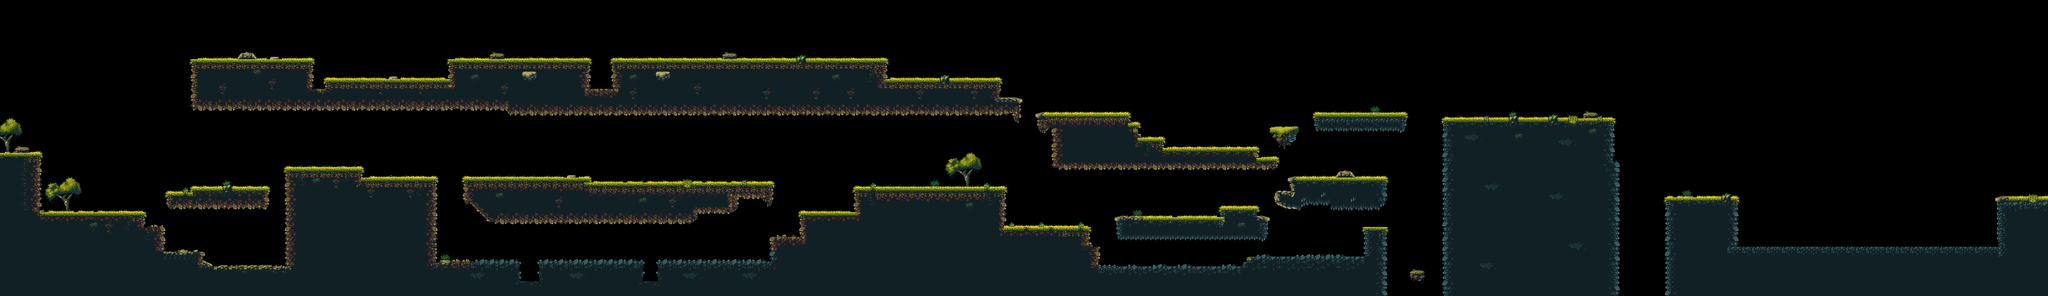

This game map was drawn from its Tiled (.tmx) file and the tilesets committed beside it. A one-line description and the trimmed map source follow:
An orthogonal 414x60 tile map with 16x16 px tiles, 2 tile layers (Terrain, Decorate) and 12 objects.

<map version="1.10" tiledversion="1.11.2" orientation="orthogonal" renderorder="right-down" width="414" height="60" tilewidth="16" tileheight="16" infinite="0" nextlayerid="6" nextobjectid="23">
 <tileset firstgid="1" source="tileset.tsx" />
 <layer id="1" name="Terrain" width="414" height="60">
  <data>[24840 cells, 8514 non-empty, 8 distinct tile ids]</data>
 </layer>
 <layer id="4" name="Decorate" width="414" height="60">
  <data>[24840 cells, 4708 non-empty, 333 distinct tile ids]</data>
 </layer>
 <objectgroup id="5" name="Collision" visible="0">
  <object id="12" x="0" y="496">
   <polygon points="0,0 128,0 128,192 464,192 464,240 528,240 528,320 656,320 656,368 928,368 928,48 1168,48 1168,80 1408,80 1408,352 1680,352 1680,416 1744,416 1744,352 2080,352 2080,416 2128,416 2128,352 2496,352 2496,272 2592,272 2592,192 2768,192 2768,112 3248,112 3248,240 3520,240 3520,304 3552,304 3552,368 4048,368 4048,336 4416,336 4416,240 4480,240 4480,464 0,464" />
  </object>
  <object id="13" x="624" y="608">
   <polygon points="0,0 240,0 240,64 -80,64 -80,16 0,16" />
  </object>
  <object id="14" x="1504" y="576">
   <polygon points="0,0 400,0 400,16 992,16 992,64 864,64 864,112 736,112 736,144 80,144 80,80 0,80" />
  </object>
  <object id="15" x="3616" y="704">
   <polygon points="0,0 336,0 336,-32 448,-32 448,0 480,0 480,64 0,64" />
  </object>
  <object id="16" x="4256" y="368">
   <polygon points="0,0 288,0 288,48 0,48" />
  </object>
  <object id="17" x="4112" y="416">
   <polygon points="0,0 80,0 80,32 16,32 16,16 0,16" />
  </object>
  <object id="18" x="4128" y="624">
   <polygon points="0,0 48,0 48,-48 192,-48 208,-64 240,-64 256,-48 352,-48 352,32 0,32" />
  </object>
  <object id="19" x="3360" y="368">
   <polygon points="0,0 288,0 288,32 320,32 320,80 400,80 400,112 704,112 704,144 768,144 768,176 48,176 48,48 0,48" />
  </object>
  <object id="20" x="3296" y="368">
   <polygon points="0,0 0,-48 -64,-48 -64,-112 -432,-112 -432,-176 -1312,-176 -1312,-80 -1392,-80 -1392,-176 -1840,-176 -1840,-112 -2240,-112 -2240,-80 -2288,-80 -2288,-176 -2464,-176 -2480,-192 -2512,-192 -2528,-176 -2672,-176 -2672,-16 -1648,-16 -1648,0" />
  </object>
  <object id="21" x="4672" y="384">
   <polygon points="0,0 544,0 544,144 560,144 560,560 560,576 0,576" />
  </object>
  <object id="22" x="5392" y="640">
   <polygon points="0,0 224,0 224,160 1072,160 1072,0 1232,0 1232,320 0,320" />
  </object>
 </objectgroup>
 <objectgroup id="2" name="PlayerPosition">
  <object id="1" x="296" y="427" width="72" height="97" />
 </objectgroup>
</map>
